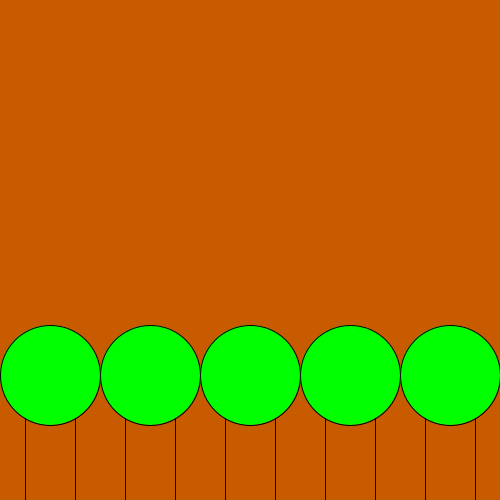
Frame 1 (no input)
Frame 60 (the mouse pressed at the canvas centre just before this capture): identical to frame 1, image omitted
Frame 120 (the mouse held since frame 60 and released just before this capture): identical to frame 1, image omitted

The Processing sketch that drew this single still picture (run headless with seeded random() and noise(); from frame 60 on, the mouse is pressed at the canvas centre):

// Processing sketch: sketch_9_10__bos_File
// ── sketch_9_10__bos_File.pde
void setup(){
  size(500,500);
}

void draw(){
  background(200,90,0);
  // rect(100,100,100,100);
  stroke(0,0,0);
  vierkant(25,400,50,100);
  vierkant(125,400,50,100);
  vierkant(225,400,50,100);
  vierkant(325,400,50,100);
  vierkant(425,400,50,100);
  fill(0,255,0);
  ellipse(50, 375, 100, 100);
  ellipse(150, 375, 100, 100);
  ellipse(250, 375, 100, 100);
  ellipse(350, 375, 100, 100);
  ellipse(450, 375, 100, 100);
  
}

void vierkant(int a, int b, int w, int h){
  // top line
  line(a,b,a+w,b);
  //bottom line
  line(a,b+h,a+w,b+h);
  //left line
  line(a,b,a,b+h);
  //right line
  line(a+w,b,a+w,b+h);
}
